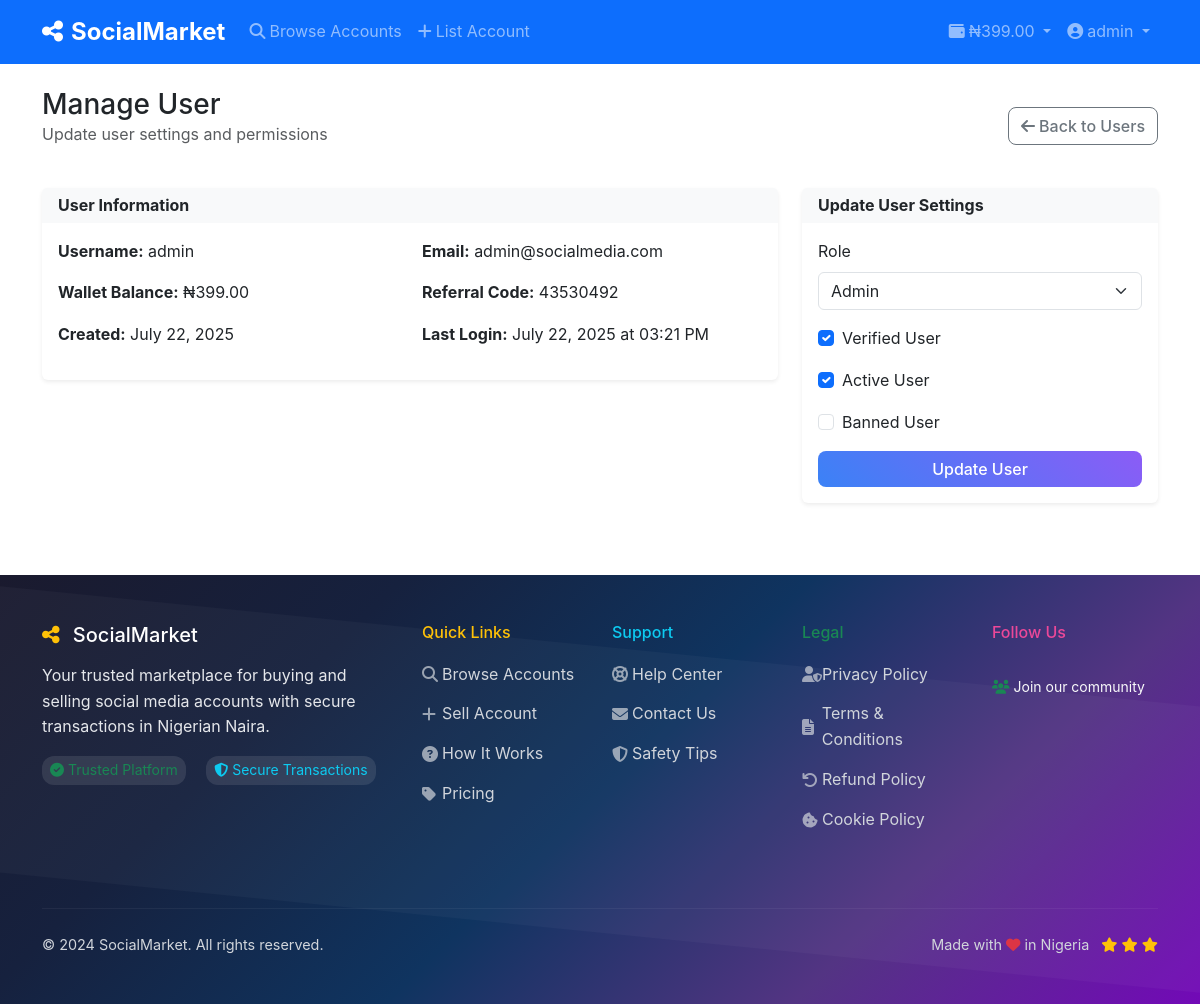
The app's page /admin/user/1 (signed in), older data.
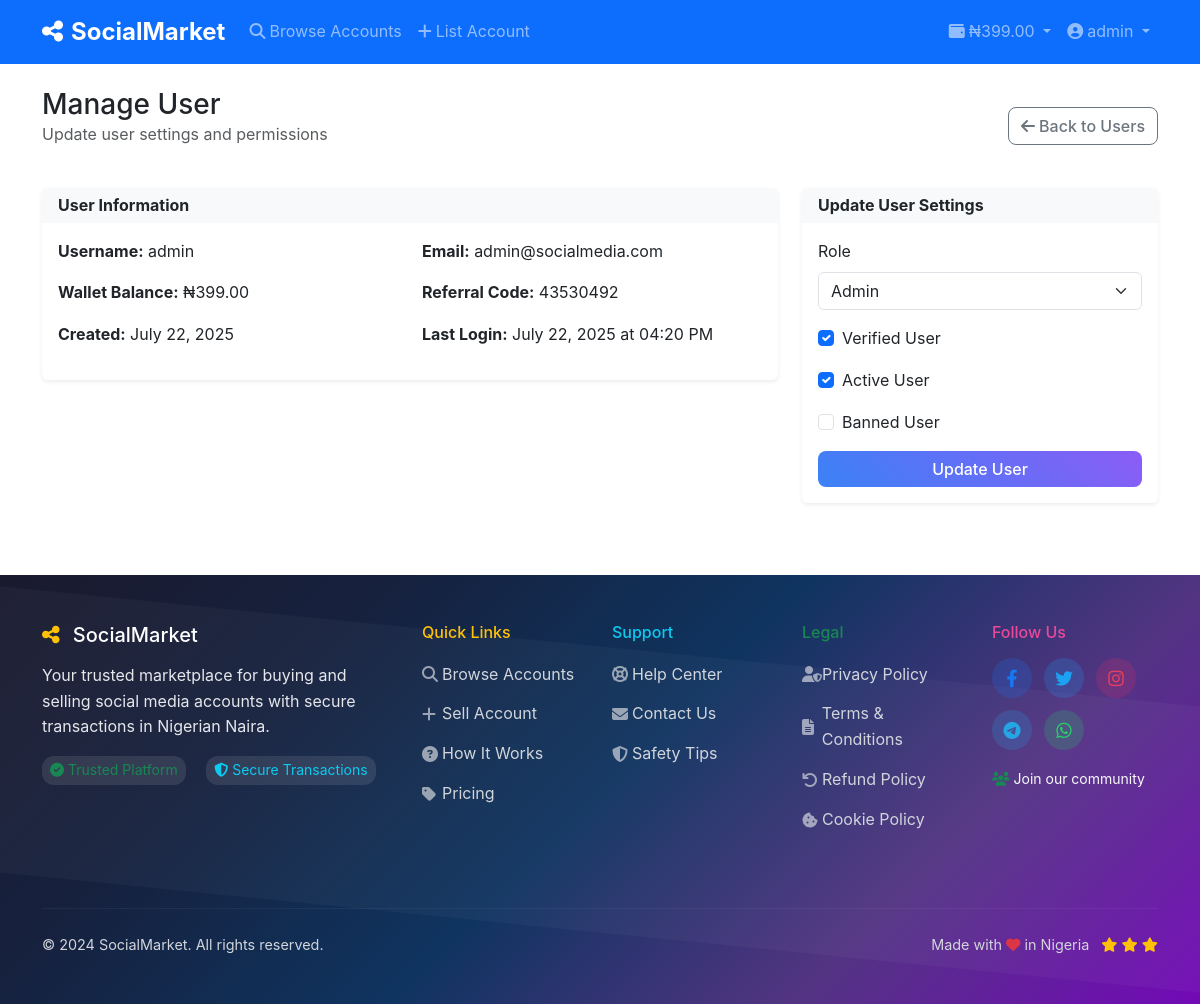
The same page, newer data.
### models.py (models this page shows, shortened)
class User(UserMixin, db.Model):
    id = db.Column(db.Integer, primary_key=True)
    username = db.Column(db.String(80), unique=True, nullable=False)
    email = db.Column(db.String(120), unique=True, nullable=False)
    password_hash = db.Column(db.String(255), nullable=False)
    role = db.Column(db.String(20), default='user')  # user, admin
    first_name = db.Column(db.String(50))
    last_name = db.Column(db.String(50))
    phone = db.Column(db.String(20))
    profile_pic = db.Column(db.String(255))
    bio = db.Column(db.Text)
    is_verified = db.Column(db.Boolean, default=False)
    is_active = db.Column(db.Boolean, default=True)
    is_banned = db.Column(db.Boolean, default=False)
    wallet_balance = db.Column(db.Numeric(10, 2), default=0.00)
    referral_code = db.Column(db.String(20), unique=True)
    referred_by = db.Column(db.Integer, db.ForeignKey('user.id'))
    referral_earnings = db.Column(db.Numeric(10, 2), default=0.00)
    created_at = db.Column(db.DateTime, default=datetime.utcnow)
    last_login = db.Column(db.DateTime)
    accounts_for_sale = db.relationship('SocialAccount', foreign_keys='SocialAccount.seller_id', backref='seller', lazy=True)
    accounts_reviewed = db.relationship('SocialAccount', foreign_keys='SocialAccount.reviewed_by', backref='reviewer', lazy=True)
    purchases = db.relationship('Purchase', backref='buyer', lazy=True)
    deposits = db.relationship('WalletDeposit', foreign_keys='WalletDeposit.user_id', backref='user', lazy=True)
    processed_deposits = db.relationship('WalletDeposit', foreign_keys='WalletDeposit.processed_by', backref='processor', lazy=True)
    referrals = db.relationship('User', backref=db.backref('referrer', remote_side=[id]))

### app.py (the view, shortened to what this page needs)
@app.route('/admin/user/<int:id>', methods=['GET', 'POST'])
@login_required
@admin_required
def admin_manage_user(id):
    user = User.query.get_or_404(id)
    form = AdminUserManagementForm()
    form.is_verified.data = user.is_verified
    form.is_active.data = user.is_active
    form.is_banned.data = user.is_banned
    form.role.data = user.role
    return render_template('admin/manage_user.html', user=user, form=form)

### forms.py
class AdminUserManagementForm(FlaskForm):
    is_verified = BooleanField('Verified User')
    is_active = BooleanField('Active User')
    is_banned = BooleanField('Banned User')
    role = SelectField('Role', choices=[
        ('user', 'User'),
        ('admin', 'Admin')
    ], validators=[DataRequired()])
    submit = SubmitField('Update User')

### app.py (called while the page is built)
def admin_required(f):
    @wraps(f)
    def decorated_function(*args, **kwargs):
        if not current_user.is_authenticated or current_user.role != 'admin':
            flash('Access denied. Admin privileges required.', 'error')
            return redirect(url_for('index'))
        return f(*args, **kwargs)
    return decorated_function

@login_manager.user_loader
def load_user(user_id):
    return User.query.get(int(user_id))

@app.context_processor
def inject_settings():
    settings = Settings.query.first()
    return dict(settings=settings)

### templates/admin/manage_user.html (shortened to what this page needs)
{% extends "base.html" %}
{% block content %}
<div class="container py-4">
    <div class="row mb-4">
        <div class="col-12">
            <div class="d-flex justify-content-between align-items-center">
                <div>
                    <h1 class="h3 mb-0">Manage User</h1>
                    <p class="text-muted">Update user settings and permissions</p>
                </div>
                <a href="{{ url_for('admin_users') }}" class="btn btn-outline-secondary">
                    <i class="fas fa-arrow-left me-1"></i>Back to Users
                </a>
            </div>
        </div>
    </div>
    <div class="row">
        <div class="col-lg-8">
            <div class="card border-0 shadow-sm">
                <div class="card-header bg-light border-0">
                    <h6 class="mb-0 fw-bold">User Information</h6>
                </div>
                <div class="card-body">
                    <div class="row mb-3">
                        <div class="col-md-6">
                            <strong>Username:</strong> {{ user.username }}
                        </div>
                        <div class="col-md-6">
                            <strong>Email:</strong> {{ user.email }}
                        </div>
                    </div>
                    <div class="row mb-3">
                        <div class="col-md-6">
                            <strong>Wallet Balance:</strong> ₦{{ "%.2f"|format(user.wallet_balance) }}
                        </div>
                        <div class="col-md-6">
                            <strong>Referral Code:</strong> {{ user.referral_code }}
                        </div>
                    </div>
                    <div class="row mb-3">
                        <div class="col-md-6">
                            <strong>Created:</strong> {{ user.created_at.strftime('%B %d, %Y') }}
                        </div>
                        <div class="col-md-6">
                            <strong>Last Login:</strong>
                            {% if user.last_login %}
                                {{ user.last_login.strftime('%B %d, %Y at %I:%M %p') }}
                            {% else %}
                                Never
                            {% endif %}
                        </div>
                    </div>
                </div>
            </div>
        </div>
        <div class="col-lg-4">
            <div class="card border-0 shadow-sm">
                <div class="card-header bg-light border-0">
                    <h6 class="mb-0 fw-bold">Update User Settings</h6>
                </div>
                <div class="card-body">
                    <form method="POST">
                        <div class="mb-3">
                            {{ form.role.label(class="form-label") }}
                            {{ form.role(class="form-select") }}
                        </div>
                        <div class="mb-3">
                            <div class="form-check">
                                {{ form.is_verified(class="form-check-input") }}
                                {{ form.is_verified.label(class="form-check-label") }}
                            </div>
                        </div>
                        <div class="mb-3">
                            <div class="form-check">
                                {{ form.is_active(class="form-check-input") }}
                                {{ form.is_active.label(class="form-check-label") }}
                            </div>
                        </div>
                        <div class="mb-3">
                            <div class="form-check">
                                {{ form.is_banned(class="form-check-input") }}
                                {{ form.is_banned.label(class="form-check-label") }}
                            </div>
                        </div>
                        <div class="d-grid">
                            {{ form.submit(class="btn btn-primary") }}
                        </div>
                    </form>
                </div>
            </div>
        </div>
    </div>
</div>
{% endblock %}

### templates/base.html (shortened to what the changed rows need)
<!DOCTYPE html>
<html lang="en">
<head>
    <link href="https://cdn.jsdelivr.net/npm/bootstrap@5.3.0/dist/css/bootstrap.min.css" rel="stylesheet">
    <link href="https://cdnjs.cloudflare.com/ajax/libs/font-awesome/6.4.0/css/all.min.css" rel="stylesheet">
    <link href="{{ url_for('static', filename='css/style.css') }}" rel="stylesheet">
</head>
<body>
    <nav class="navbar navbar-expand-lg navbar-dark bg-primary sticky-top">
        <div class="container">
            <div class="collapse navbar-collapse" id="navbarNav">
                <ul class="navbar-nav">
                    {% if current_user.is_authenticated %}
                    <li class="nav-item dropdown">
                        <a class="nav-link dropdown-toggle" href="#" role="button" data-bs-toggle="dropdown">
                            <i class="fas fa-wallet me-1"></i>₦{{ "%.2f"|format(current_user.wallet_balance) }}
                        </a>
                    </li>
                    <li class="nav-item dropdown">
                        <a class="nav-link dropdown-toggle" href="#" role="button" data-bs-toggle="dropdown">
                            <i class="fas fa-user-circle me-1"></i>{{ current_user.username }}
                        </a>
                    </li>
                    {% endif %}
                </ul>
            </div>
        </div>
    </nav>
    <main>
        {% block content %}{% endblock %}
    </main>
    <footer class="footer-colorful text-light py-5 mt-5">
        <div class="container">
            <div class="row">
                <div class="col-lg-2 mb-4">
                    <div class="social-links">
                        {% if settings and settings.facebook_url %}
                        <a href="{{ settings.facebook_url }}" class="social-link facebook" target="_blank">
                            <i class="fab fa-facebook-f"></i>
                        </a>
                        {% endif %}
                        {% if settings and settings.twitter_url %}
                        <a href="{{ settings.twitter_url }}" class="social-link twitter" target="_blank">
                            <i class="fab fa-twitter"></i>
                        </a>
                        {% endif %}
                        {% if settings and settings.instagram_url %}
                        <a href="{{ settings.instagram_url }}" class="social-link instagram" target="_blank">
                            <i class="fab fa-instagram"></i>
                        </a>
                        {% endif %}
                        {% if settings and settings.telegram_url %}
                        <a href="{{ settings.telegram_url }}" class="social-link telegram" target="_blank">
                            <i class="fab fa-telegram"></i>
                        </a>
                        {% endif %}
                        {% if settings and settings.whatsapp_url %}
                        <a href="{{ settings.whatsapp_url }}" class="social-link whatsapp" target="_blank">
                            <i class="fab fa-whatsapp"></i>
                        </a>
                        {% endif %}
                    </div>
                </div>
            </div>
        </div>
    </footer>
</body>
</html>

Row changes from the older to the newer data that the page shows:
changed User "admin": last_login "July 22, 2025 at 03:21 PM" → "July 22, 2025 at 04:20 PM"
